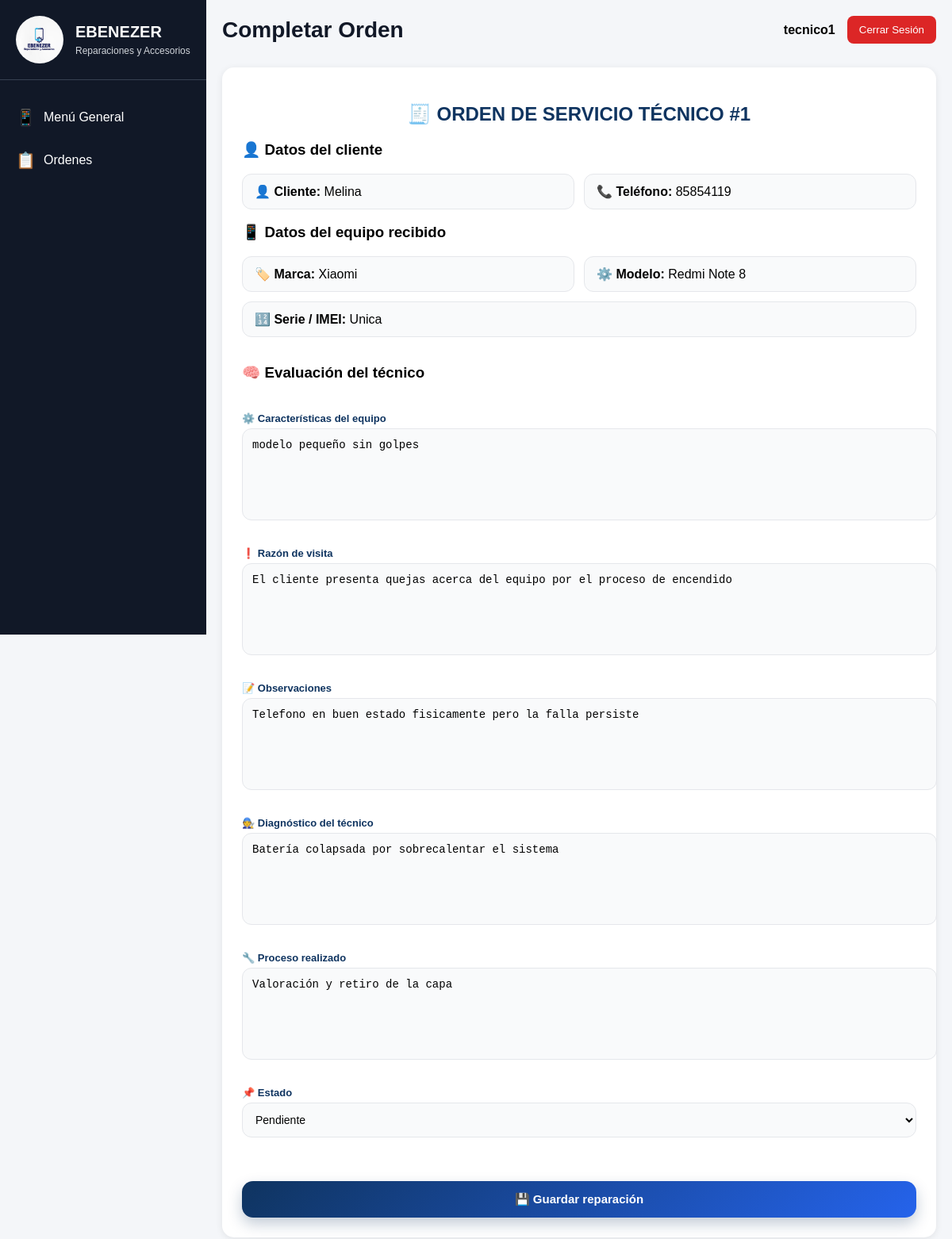
The app's page /editar-orden-tecnico/1/ (signed in) with its own data.
### sistema/models.py (models this page shows, shortened)
class Reparacion(models.Model):
    ESTADOS = [
        ('Pendiente', 'Pendiente'),
        ('En proceso', 'En proceso'),
        ('Completado', 'Completado'),
        ('Entregado', 'Entregado'),
    ]
    cliente = models.ForeignKey(
        Cliente,
        on_delete=models.CASCADE
    )
    fecha = models.DateTimeField(
        auto_now_add=True
    )
    estado = models.CharField(
        max_length=50,
        choices=ESTADOS,
        default='Pendiente'
    )
    marca = models.CharField(
        max_length=100
    )
    modelo = models.CharField(
        max_length=100
    )
    serie = models.CharField(
        max_length=100,
        blank=True
    )
    accesorios_recibidos = models.TextField(
        blank=True
    )
    defecto_cliente = models.TextField(
        verbose_name="Defecto según cliente",
        blank=True
    )
    notas = models.TextField(
        blank=True
    )
    informacion_taller = models.TextField(
        blank=True
    )
    caracteristicas = models.TextField(
        verbose_name="Características del equipo",
        blank=True
    )
    razon_visita = models.TextField(
        verbose_name="Razón de visita",
        blank=True
    )
    observaciones = models.TextField(
        verbose_name="Observaciones",
        blank=True
    )
    diagnostico = models.TextField(
        verbose_name="Diagnóstico del técnico",
        blank=True
    )
    proceso_realizado = models.TextField(
        verbose_name="Proceso realizado",
        blank=True
    )
    cotizacion_servicio = models.TextField(
        verbose_name="Detalle de cotización",
        blank=True,
        null=True
    )
    precio_cotizacion = models.DecimalField(
        verbose_name="Precio cotización",
        max_digits=10,
        decimal_places=2,
        blank=True,
        null=True
    )
    tecnico = models.ForeignKey(
        User,
        on_delete=models.SET_NULL,
        null=True,
        blank=True
    )

class Cliente(models.Model):
    nombre = models.CharField(max_length=100)
    telefono = models.CharField(max_length=20)
    email = models.EmailField()
    direccion = models.CharField(max_length=200)

### sistema/views.py (the view, shortened to what this page needs)
@login_required
def editar_orden_tecnico(request, id):
    reparacion = get_object_or_404(
        Reparacion,
        id=id
    )
    return render(
        request,
        'sistema/editar_orden_tecnico.html',
        {
            'reparacion': reparacion
        }
    )

### sistema/context_processors.py (called while the page is built)
def estadisticas_globales(request):
    return obtener_estadisticas()

### sistema/Templates/sistema/editar_orden_tecnico.html (shortened to what this page needs)
{% extends 'sistema/base.html' %}
{% block title %}
Completar Orden
{% endblock %}
{% block content %}
<div class="content-panel orden-completar">
    <h2 class="orden-title">
        🧾 ORDEN DE SERVICIO TÉCNICO #{{ reparacion.id }}
    </h2>
    <h3>👤 Datos del cliente</h3>
    <div class="info-grid">
        <div class="info-item">
            👤 <strong>Cliente:</strong> {{ reparacion.cliente.nombre }}
        </div>
        <div class="info-item">
            📞 <strong>Teléfono:</strong> {{ reparacion.cliente.telefono }}
        </div>
    </div>
    <h3>📱 Datos del equipo recibido</h3>
    <div class="info-grid">
        <div class="info-item">
            🏷️ <strong>Marca:</strong> {{ reparacion.marca }}
        </div>
        <div class="info-item">
            ⚙️ <strong>Modelo:</strong> {{ reparacion.modelo }}
        </div>
        <div class="info-item full">
            🔢 <strong>Serie / IMEI:</strong> {{ reparacion.serie }}
        </div>
    </div>
    <form method="POST" class="form-modern">
        <h3>🧠 Evaluación del técnico</h3>
        <div class="form-grid">
            <div class="form-group full">
                <label>⚙️ Características del equipo</label>
                <textarea name="caracteristicas">{{ reparacion.caracteristicas }}</textarea>
            </div>
            <div class="form-group full">
                <label>❗ Razón de visita</label>
                <textarea name="razon_visita">{{ reparacion.razon_visita }}</textarea>
            </div>
            <div class="form-group full">
                <label>📝 Observaciones</label>
                <textarea name="observaciones">{{ reparacion.observaciones }}</textarea>
            </div>
            <div class="form-group full">
                <label>🧑‍🔧 Diagnóstico del técnico</label>
                <textarea name="diagnostico">{{ reparacion.diagnostico }}</textarea>
            </div>
            <div class="form-group full">
                <label>🔧 Proceso realizado</label>
                <textarea name="proceso_realizado">{{ reparacion.proceso_realizado }}</textarea>
            </div>
            <div class="form-group full">
                <label>📌 Estado</label>
                <select name="estado">
                    <option>Pendiente</option>
                </select>
            </div>
        </div>
        <button class="btn-save-modern">
            💾 Guardar reparación
        </button>
    </form>
</div>
{% endblock %}

### sistema/Templates/sistema/base.html (shortened to what this page needs)
{% load static %}
<!DOCTYPE html>
<html lang="es">
<head>
    <link rel="stylesheet" href="{% static 'sistema/css/style.css' %}">
</head>
<body>
<div class="app-container">
    <div class="sidebar">
        <div class="sidebar-header">
            <img src="{% static 'sistema/img/logo.jpeg' %}" class="sidebar-logo">
            <div class="sidebar-logo-text">
                <h2>EBENEZER</h2>
                <p>Reparaciones y Accesorios</p>
            </div>
        </div>
        <div class="nav-menu">
        {% if request.user.groups.first.name == 'Tecnico' %}
        <a href="{% url 'dashboard_tecnico' %}" class="nav-item">
                <span class="nav-icon">📱</span>
                <span class="nav-text">Menú General</span>
        </a>
        <a href="{% url 'ordenes_tecnico' %}" class="nav-item">
            <span class="nav-icon">📋</span>
            <span class="nav-text">
            Ordenes
            </span>
        </a>
        {% endif %}
        </div>
   </div>
    <div class="main-content">
        <div class="top-header">
            <div class="page-title">
                {% block title %}{% endblock %}
            </div>
            <div class="user-info">
                <span class="user-name">{{ request.user.username }}</span>
                <a href="{% url 'logout' %}">
                    <button class="logout-btn">Cerrar Sesión</button>
                </a>
            </div>
        </div>
        {% block content %}
        {% endblock %}
           </div>
</div>
</body>
</html>

### sistema/static/sistema/css/style.css (style rules this page uses)
body { margin: 0; padding: 0; font-family: Arial, sans-serif; background: #f4f6f9; }
.app-container { display: flex; }
.sidebar { width: 260px; height: 100vh; background: #111827; position: fixed; left: 0; top: 0; color: white; overflow-y: auto; }
.sidebar-header { display: flex; align-items: center; padding: 20px; border-bottom: 1px solid #374151; }
.sidebar-logo { width: 60px; height: 60px; border-radius: 50%; margin-right: 15px; object-fit: cover; }
.sidebar-logo-text h2 { margin: 0; font-size: 20px; }
.sidebar-logo-text p { margin: 5px 0 0; font-size: 12px; color: #d1d5db; }
.nav-menu { padding-top: 20px; }
.nav-item { display: flex; align-items: center; padding: 15px 20px; color: white; text-decoration: none; transition: 0.3s; }
.nav-icon { margin-right: 10px; font-size: 20px; }
.main-content { margin-left: 260px; width: calc(100% - 260px); padding: 20px; }
.top-header { display: flex; justify-content: space-between; align-items: center; margin-bottom: 30px; }
.page-title { font-size: 28px; font-weight: bold; color: #111827; }
.user-info { display: flex; align-items: center; }
.user-name { margin-right: 15px; font-weight: bold; }
.logout-btn { background: #dc2626; color: white; border: none; padding: 10px 15px; border-radius: 8px; cursor: pointer; }
.content-panel { background: white; border-radius: 15px; padding: 25px; box-shadow: 0 2px 10px rgba(0,0,0,0.08); }
.form-group { margin-bottom: 20px; }
.form-group label { display: block; margin-bottom: 8px; font-weight: bold; }
.form-group { margin-bottom: 15px; }
.form-group label { display: block; margin-bottom: 5px; font-weight: 600; color: #0f3460; }
.form-group input, .form-group select { width: 100%; padding: 12px; border: 1px solid #ccc; border-radius: 10px; outline: none; transition: 0.3s; }
.content-panel { width:100% !important; box-sizing:border-box; }
.form-modern { display: flex; flex-direction: column; gap: 20px; }
.form-grid { display: grid; grid-template-columns: repeat(2, 1fr); gap: 18px; }
.form-group.full { grid-column: span 2; }
.form-group input, .form-group select, .form-group textarea { width: 100%; padding: 14px 15px; border: 1px solid #e5e7eb; border-radius: 12px; outline: none; font-size: 14px; background: #f9fafb; transition: 0.25s ease; }
.form-group textarea { min-height: 100px; resize: none; }
.form-group label { font-size: 13px; font-weight: 700; color: #0f3460; }
.btn-save-modern { width: 100%; padding: 14px; border: none; border-radius: 14px; background: linear-gradient(135deg, #0f3460, #2563eb); color: white; font-size: 15px; font-weight: bold; cursor: pointer; transition: 0.3s ease; box-shadow: 0 6px 15px rgba(15,52,96,0.25); }
.info-grid { display:grid; grid-template-columns:repeat(2,1fr); gap:12px; }
.info-item { background:#f9fafb; padding:12px 15px; border-radius:10px; border:1px solid #e5e7eb; }
.orden-completar { background:white; }
.orden-title { text-align:center; color:#0f3460; margin-bottom:20px; }
.info-grid { display:grid; grid-template-columns:repeat(2,1fr); gap:12px; margin-bottom:15px; }
.info-item { background:#f9fafb; padding:12px 15px; border-radius:12px; border:1px solid #e5e7eb; }
.info-item.full { grid-column:span 2; }
.form-modern { margin-top:15px; }
.form-grid { display:grid; grid-template-columns:repeat(2,1fr); gap:15px; }
.form-group.full { grid-column:span 2; }
.form-group textarea, .form-group select, .form-group input { width:100%; padding:12px; border-radius:12px; border:1px solid #e5e7eb; background:#f9fafb; transition:0.3s; }
.form-group textarea { min-height:90px; resize:none; }
.form-group label { font-size:13px; font-weight:700; color:#0f3460; }
.btn-save-modern { width:100%; margin-top:20px; padding:14px; border:none; border-radius:14px; background:linear-gradient(135deg,#0f3460,#2563eb); color:white; font-weight:bold; font-size:15px; cursor:pointer; transition:0.3s; box-shadow:0 8px 18px rgba(15,52,96,0.25); }

### records on screen
Reparacion: id "1", cliente.nombre "Melina", cliente.telefono "85854119", marca "Xiaomi", modelo "Redmi Note 8", serie "Unica", caracteristicas "modelo pequeño sin golpes", razon_visita "El cliente presenta quejas acerca del equipo por el proceso de encendido", observaciones "Telefono en buen estado fisicamente pero la falla persiste", diagnostico "Batería colapsada por sobrecalentar el sistema", proceso_realizado "Valoración y retiro de la capa"

### other values on screen
{{ request.user.username }} "tecnico1"
